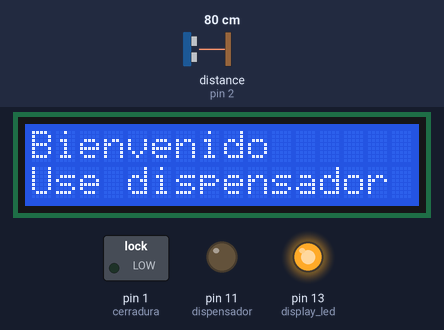
The sketch below on a simulated Arduino Uno, built with avr-gcc and run on an emulated ATmega328P. On the bench: 16×2 character LCD, switched loads named in the sketch (green lamp = pin HIGH), output pins drawn as LEDs (lit = HIGH). Inputs (shaded band) come from the test bench; at power-on: distance to the obstacle (sensor on pin 2) 80 cm. The echo pulse lasts 58.3 µs per cm.

Above: at 1.2 s.
1.3 s: distance to the obstacle (sensor on pin 2) set to 7 cm
2.8 s: distance to the obstacle (sensor on pin 2) set to 4 cm
At 3.1 s:
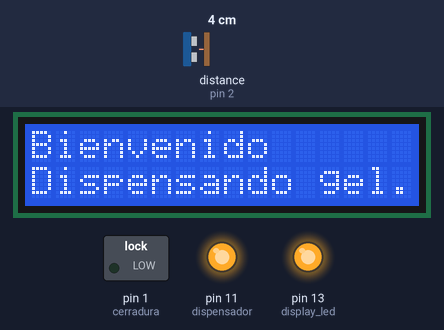
At 3.9 s:
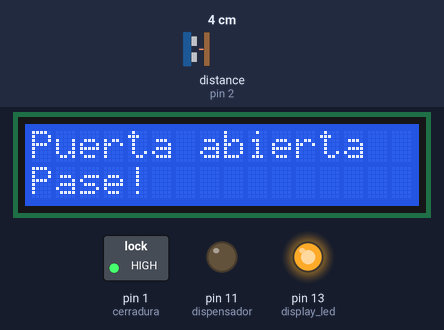
Timing chart, 0 to 10.3 s (numbered marks = the images above; inputs shaded):
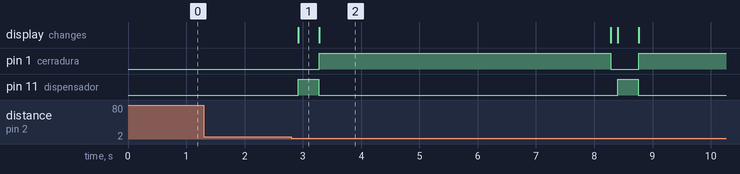

The sketch:

sketch_oct07a.ino
```cpp
/*Escrito por Erik Cavazos
** Computo Integrado
** Galled Gate
**/
#include <NewPing.h>
#include <LiquidCrystal.h>

/*Pines display*/
#define rs 10
#define rw 9
#define enable 8
#define d4 7
#define d5 6
#define d6 5
#define d7 4
#define display_led 13

/*Pines sensor ultrasonico*/
#define triger 3
#define echo 2

/*Actuadores*/
/*Ambos van conectados con transistores*/
#define dispensador 11
#define cerradura 1  /*12V*/

LiquidCrystal lcd(rs,rw, enable, d4,d5,d6,d7);
NewPing Sonar(triger,echo,200);
int distancia=0;


void setup() {
  lcd.begin(16,2);
  pinMode(display_led,OUTPUT);
  pinMode(dispensador,OUTPUT);
  pinMode(cerradura,OUTPUT);
  lcd.write("Bienvenido");
  lcd.setCursor(0,1);
  lcd.write("Use dispensador");
  digitalWrite(cerradura,LOW);
  digitalWrite(display_led,HIGH);
}

void loop() {
  // se utiliza la libreria NewPing (#include NewPing.h)
  distancia=Sonar.ping_median()/US_ROUNDTRIP_CM;

  // Se detecta la distancia al sensor. Si es menor a 5 cm,
  // entonces se comienza el proceso de dispensar el gel.
  if(distancia<=5) {
    dispensarGel();
  }
}

/*
* Esta funcion realiza la secuencia principal:
* => Imprimir en pantalla "Dispensando gel..."
* => Encender la salida digital a la que está
*    conectado el dispensador,
*    esperar 350 milisegundos y luego apagarla
*    de nuevo.
* => Mover el cursor de la pantalla al primer
*    renglon e imprimir "Puerta abierta".
*    Despues, mover el cursor al siguiente
*    renglón e imprimir "Pase!".
* => Llamar a estadoCerradura(bool abrir),
*    pasando true. Esto para abrir la cerradura.
* => Esperar 5 segundos (5000 milisegundos).
* => Llamar a estadoCerradura(bool abrir), pero
*    esta vez con false. Esto para cerrar la cerradura.
* => Volver a empezar. Imprime mensaje de
*    bienvenida, que es el estado en reposo del sistema.
*/
void dispensarGel() {
  lcd.setCursor(0,1);
  lcd.write("Dispensando gel...");
  digitalWrite(dispensador,HIGH);
  delay(350);
  digitalWrite(dispensador,LOW);
  lcd.clear();
  lcd.setCursor(0,0);
  lcd.write("Puerta abierta");
  lcd.setCursor(0,1);
  lcd.write("Pase!");
  estadoCerradura(true);
  delay(5000);
  estadoCerradura(false);
  lcd.clear();
  lcd.write("Bienvenido");
  lcd.setCursor(0,1);
  lcd.write("Use dispensador");
}

/*
* Esta funcion es autoexplicativa. La salida digital es
* conectada a un transistor y este a un modulo relevador.
* Al estar en true la salida digital, el relevador deja
* pasar la corriente de 12V hacia la cerradura.
*/
void estadoCerradura(bool abrir){
  if(abrir) digitalWrite(cerradura,HIGH);
  else digitalWrite(cerradura,LOW);
}
```

Measured:
- the behaviour switches between 6 and 5 cm on distance to the obstacle (sensor on pin 2) (found by bisection; images 0 and 1)
- after the input at 1.3 s, every drawn part: stays the same
- after the input at 2.8 s, pin 1 (cerradura): LOW → HIGH after 0.48 s, → LOW 5.0 s later, → HIGH 0.48 s later; pin 11 (dispensador): alternates HIGH for 0.35 s and LOW for 5.1 s, starting after 0.13 s; the display: changes after 0.13 s (image 1)
